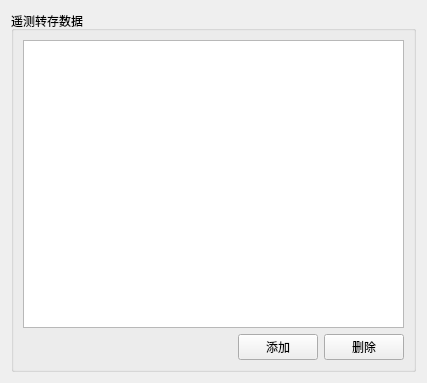
<?xml version="1.0" encoding="UTF-8"?>
<ui version="4.0">
 <class>DataDumpForm</class>
 <widget class="QWidget" name="DataDumpForm">
  <property name="geometry">
   <rect>
    <x>0</x>
    <y>0</y>
    <width>427</width>
    <height>383</height>
   </rect>
  </property>
  <property name="windowTitle">
   <string>Form</string>
  </property>
  <layout class="QVBoxLayout" name="verticalLayout_2">
   <item>
    <widget class="QGroupBox" name="groupBox_2">
     <property name="title">
      <string>遥测转存数据</string>
     </property>
     <layout class="QVBoxLayout" name="verticalLayout">
      <item>
       <widget class="QTableView" name="tableView"/>
      </item>
      <item>
       <layout class="QHBoxLayout" name="horizontalLayout_2">
        <item>
         <spacer name="horizontalSpacer_2">
          <property name="orientation">
           <enum>Qt::Horizontal</enum>
          </property>
          <property name="sizeHint" stdset="0">
           <size>
            <width>40</width>
            <height>20</height>
           </size>
          </property>
         </spacer>
        </item>
        <item>
         <widget class="QPushButton" name="addButton">
          <property name="text">
           <string>添加</string>
          </property>
         </widget>
        </item>
        <item>
         <widget class="QPushButton" name="deleteButton">
          <property name="text">
           <string>删除</string>
          </property>
         </widget>
        </item>
       </layout>
      </item>
     </layout>
    </widget>
   </item>
  </layout>
 </widget>
 <resources/>
 <connections/>
</ui>
